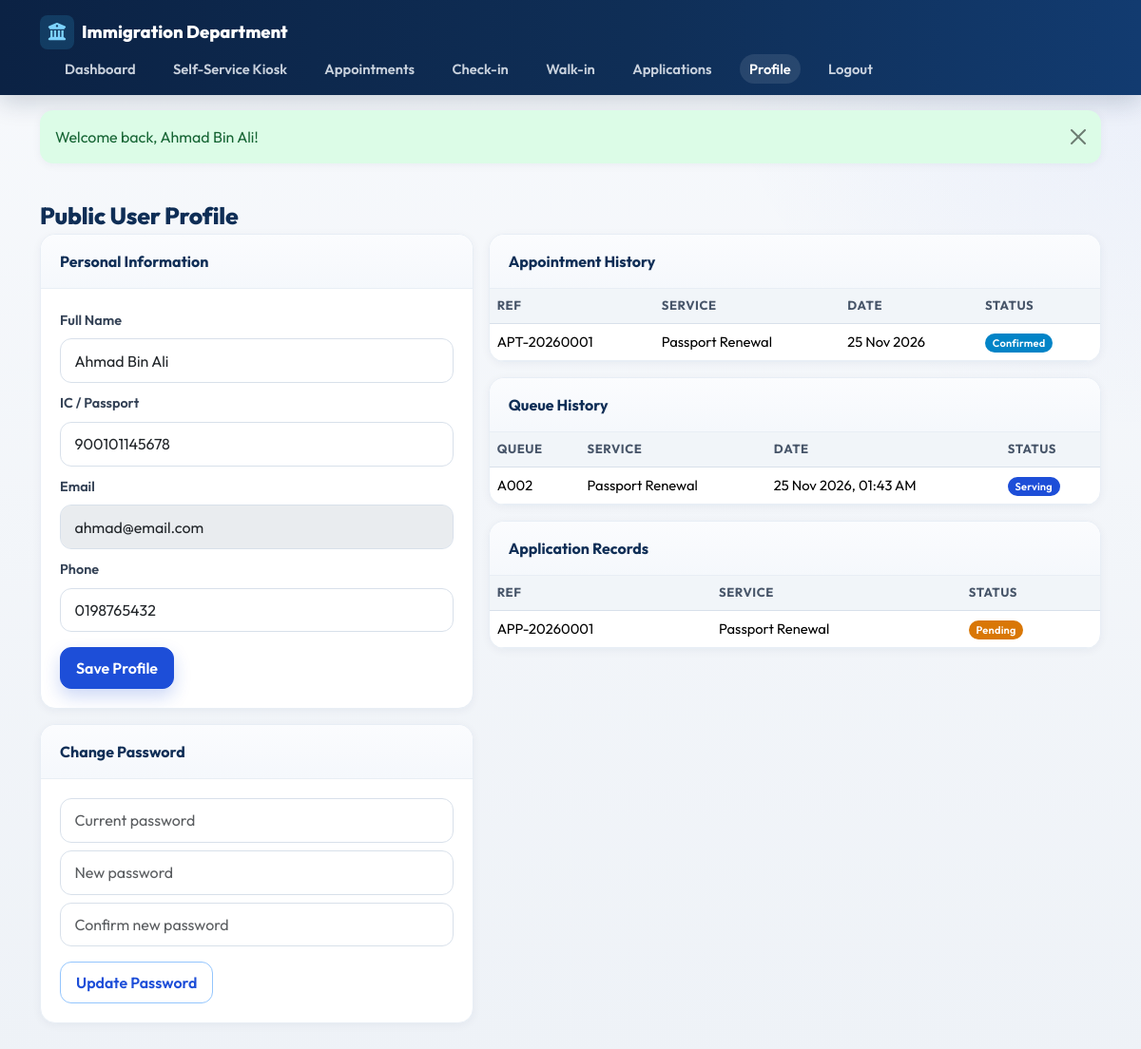
The page /public/profile.php (signed in) on the database its author committed.
### tables this page shows
CREATE TABLE users (
    id INT UNSIGNED AUTO_INCREMENT PRIMARY KEY,
    full_name VARCHAR(150) NOT NULL,
    ic_passport VARCHAR(50) NOT NULL,
    email VARCHAR(150) NOT NULL UNIQUE,
    phone VARCHAR(30) DEFAULT NULL,
    password VARCHAR(255) NOT NULL,
    role ENUM('admin','staff','public') NOT NULL DEFAULT 'public',
    is_active TINYINT(1) NOT NULL DEFAULT 1,
    last_login DATETIME DEFAULT NULL,
    created_at DATETIME NOT NULL DEFAULT CURRENT_TIMESTAMP,
    updated_at DATETIME NOT NULL DEFAULT CURRENT_TIMESTAMP ON UPDATE CURRENT_TIMESTAMP,
    INDEX idx_users_role (role),
    INDEX idx_users_email (email)
);

CREATE TABLE appointments (
    id INT UNSIGNED AUTO_INCREMENT PRIMARY KEY,
    reference_no VARCHAR(30) NOT NULL UNIQUE,
    user_id INT UNSIGNED NOT NULL,
    service_id INT UNSIGNED NOT NULL,
    slot_id INT UNSIGNED NOT NULL,
    appointment_date DATE NOT NULL,
    appointment_time TIME NOT NULL,
    remarks TEXT,
    reminder_option ENUM('none','email','sms','both') NOT NULL DEFAULT 'email',
    status ENUM('pending','confirmed','checked_in','completed','cancelled','no_show') NOT NULL DEFAULT 'confirmed',
    created_at DATETIME NOT NULL DEFAULT CURRENT_TIMESTAMP,
    updated_at DATETIME NOT NULL DEFAULT CURRENT_TIMESTAMP ON UPDATE CURRENT_TIMESTAMP,
    INDEX idx_appt_user (user_id),
    INDEX idx_appt_date (appointment_date),
    INDEX idx_appt_status (status),
    CONSTRAINT fk_appt_user FOREIGN KEY (user_id) REFERENCES users(id) ON DELETE CASCADE,
    CONSTRAINT fk_appt_service FOREIGN KEY (service_id) REFERENCES services(id),
    CONSTRAINT fk_appt_slot FOREIGN KEY (slot_id) REFERENCES appointment_slots(id)
);

CREATE TABLE services (
    id INT UNSIGNED AUTO_INCREMENT PRIMARY KEY,
    name VARCHAR(100) NOT NULL,
    code VARCHAR(20) NOT NULL UNIQUE,
    description TEXT,
    estimated_duration INT NOT NULL DEFAULT 15 COMMENT 'minutes',
    queue_prefix CHAR(1) NOT NULL DEFAULT 'A',
    icon VARCHAR(50) DEFAULT 'fa-passport',
    is_active TINYINT(1) NOT NULL DEFAULT 1,
    created_at DATETIME NOT NULL DEFAULT CURRENT_TIMESTAMP,
    updated_at DATETIME NOT NULL DEFAULT CURRENT_TIMESTAMP ON UPDATE CURRENT_TIMESTAMP
);

CREATE TABLE queue_tickets (
    id INT UNSIGNED AUTO_INCREMENT PRIMARY KEY,
    ticket_ref VARCHAR(30) NOT NULL UNIQUE,
    queue_number VARCHAR(10) NOT NULL,
    queue_date DATE NOT NULL,
    visitor_name VARCHAR(150) NOT NULL,
    visitor_ic VARCHAR(50) DEFAULT NULL,
    visitor_phone VARCHAR(30) DEFAULT NULL,
    visitor_email VARCHAR(150) DEFAULT NULL,
    user_id INT UNSIGNED DEFAULT NULL,
    service_id INT UNSIGNED NOT NULL,
    counter_id INT UNSIGNED DEFAULT NULL,
    staff_id INT UNSIGNED DEFAULT NULL,
    appointment_id INT UNSIGNED DEFAULT NULL,
    ticket_type ENUM('appointment','walk_in') NOT NULL DEFAULT 'walk_in',
    status ENUM('waiting','serving','completed','skipped','cancelled','no_show') NOT NULL DEFAULT 'waiting',
    called_at DATETIME DEFAULT NULL,
    started_at DATETIME DEFAULT NULL,
    completed_at DATETIME DEFAULT NULL,
    estimated_wait INT DEFAULT NULL COMMENT 'minutes',
    recall_count INT NOT NULL DEFAULT 0,
    created_at DATETIME NOT NULL DEFAULT CURRENT_TIMESTAMP,
    updated_at DATETIME NOT NULL DEFAULT CURRENT_TIMESTAMP ON UPDATE CURRENT_TIMESTAMP,
    UNIQUE KEY uq_queue_day_number (queue_date, queue_number),
    INDEX idx_queue_status (status),
    INDEX idx_queue_date (queue_date),
    INDEX idx_queue_service (service_id),
    CONSTRAINT fk_qt_user FOREIGN KEY (user_id) REFERENCES users(id) ON DELETE SET NULL,
    CONSTRAINT fk_qt_service FOREIGN KEY (service_id) REFERENCES services(id),
    CONSTRAINT fk_qt_counter FOREIGN KEY (counter_id) REFERENCES counters(id) ON DELETE SET NULL,
    CONSTRAINT fk_qt_staff FOREIGN KEY (staff_id) REFERENCES staff(id) ON DELETE SET NULL,
    CONSTRAINT fk_qt_appt FOREIGN KEY (appointment_id) REFERENCES appointments(id) ON DELETE SET NULL
);

CREATE TABLE applications (
    id INT UNSIGNED AUTO_INCREMENT PRIMARY KEY,
    reference_no VARCHAR(30) NOT NULL UNIQUE,
    user_id INT UNSIGNED NOT NULL,
    service_id INT UNSIGNED NOT NULL,
    appointment_id INT UNSIGNED DEFAULT NULL,
    applicant_name VARCHAR(150) NOT NULL,
    applicant_ic VARCHAR(50) NOT NULL,
    applicant_email VARCHAR(150) DEFAULT NULL,
    applicant_phone VARCHAR(30) DEFAULT NULL,
    purpose TEXT,
    status ENUM('pending','under_review','approved','rejected','additional_docs') NOT NULL DEFAULT 'pending',
    assigned_staff_id INT UNSIGNED DEFAULT NULL,
    reviewed_by INT UNSIGNED DEFAULT NULL,
    reviewed_at DATETIME DEFAULT NULL,
    created_at DATETIME NOT NULL DEFAULT CURRENT_TIMESTAMP,
    updated_at DATETIME NOT NULL DEFAULT CURRENT_TIMESTAMP ON UPDATE CURRENT_TIMESTAMP,
    INDEX idx_app_status (status),
    INDEX idx_app_user (user_id),
    CONSTRAINT fk_app_user FOREIGN KEY (user_id) REFERENCES users(id) ON DELETE CASCADE,
    CONSTRAINT fk_app_service FOREIGN KEY (service_id) REFERENCES services(id),
    CONSTRAINT fk_app_appt FOREIGN KEY (appointment_id) REFERENCES appointments(id) ON DELETE SET NULL,
    CONSTRAINT fk_app_staff FOREIGN KEY (assigned_staff_id) REFERENCES staff(id) ON DELETE SET NULL,
    CONSTRAINT fk_app_reviewer FOREIGN KEY (reviewed_by) REFERENCES users(id) ON DELETE SET NULL
);

### config/database.php (called while the page is built, shortened)
<?php
function db(): PDO
{
    static $pdo = null;
    if ($pdo instanceof PDO) {
        return $pdo;
    }
    $options = [
        PDO::ATTR_ERRMODE => PDO::ERRMODE_EXCEPTION,
        PDO::ATTR_DEFAULT_FETCH_MODE => PDO::FETCH_ASSOC,
        PDO::ATTR_EMULATE_PREPARES => false,
    ];
    try {
        $dsn = 'mysql:host=' . DB_HOST . ';port=' . DB_PORT . ';dbname=' . DB_NAME . ';charset=' . DB_CHARSET;
        $pdo = new PDO($dsn, DB_USER, DB_PASS, $options);
    } catch (PDOException $e) {
        http_response_code(500);
        die('Database connection failed. Please import database/immigration_queue_system.sql via phpMyAdmin or MySQL CLI.');
    }
    return $pdo;
}

### public/profile.php (the view, shortened to what this page needs)
<?php
require_once dirname(__DIR__) . '/includes/functions.php';
$user = require_login('public');
$pdo = db();
$user = current_user();
$appts = $pdo->prepare('SELECT a.*, s.name AS service_name FROM appointments a JOIN services s ON s.id=a.service_id WHERE user_id=? ORDER BY created_at DESC LIMIT 10');
$appts->execute([$user['id']]);
$tickets = $pdo->prepare('SELECT qt.*, s.name AS service_name FROM queue_tickets qt JOIN services s ON s.id=qt.service_id WHERE user_id=? ORDER BY created_at DESC LIMIT 10');
$tickets->execute([$user['id']]);
$apps = $pdo->prepare('SELECT a.*, s.name AS service_name FROM applications a JOIN services s ON s.id=a.service_id WHERE user_id=? ORDER BY created_at DESC LIMIT 10');
$apps->execute([$user['id']]);
require dirname(__DIR__) . '/includes/header.php';
require dirname(__DIR__) . '/includes/public_header.php';
?>
<div class="container py-4">
  <h3 class="page-title">Public User Profile</h3>
  <div class="row g-3">
    <div class="col-lg-5">
      <div class="card-panel mb-3">
        <div class="card-panel-header">Personal Information</div>
        <div class="card-panel-body">
          <form method="post">
            <div class="mb-2"><label class="form-label">Full Name</label><input class="form-control" name="full_name" value="<?= e($user['full_name']) ?>" required></div>
            <div class="mb-2"><label class="form-label">IC / Passport</label><input class="form-control" name="ic_passport" value="<?= e($user['ic_passport']) ?>" required></div>
            <div class="mb-2"><label class="form-label">Email</label><input class="form-control" value="<?= e($user['email']) ?>" disabled></div>
            <div class="mb-3"><label class="form-label">Phone</label><input class="form-control" name="phone" value="<?= e($user['phone'] ?? '') ?>"></div>
            <button class="btn btn-primary">Save Profile</button>
          </form>
        </div>
      </div>
      <div class="card-panel">
        <div class="card-panel-header">Change Password</div>
        <div class="card-panel-body">
          <form method="post">
            <div class="mb-2"><input type="password" class="form-control" name="current_password" placeholder="Current password" required></div>
            <div class="mb-2"><input type="password" class="form-control" name="new_password" placeholder="New password" required></div>
            <div class="mb-3"><input type="password" class="form-control" name="confirm_password" placeholder="Confirm new password" required></div>
            <button class="btn btn-outline-primary">Update Password</button>
          </form>
        </div>
      </div>
    </div>
    <div class="col-lg-7">
      <div class="card-panel mb-3"><div class="card-panel-header">Appointment History</div><div class="card-panel-body p-0 table-responsive">
        <table class="table mb-0"><thead><tr><th>Ref</th><th>Service</th><th>Date</th><th>Status</th></tr></thead><tbody>
        <?php foreach ($appts->fetchAll() as $a): ?><tr><td><?= e($a['reference_no']) ?></td><td><?= e($a['service_name']) ?></td><td><?= format_date($a['appointment_date']) ?></td><td><?= status_badge($a['status']) ?></td></tr><?php endforeach; ?>
        </tbody></table>
      </div></div>
      <div class="card-panel mb-3"><div class="card-panel-header">Queue History</div><div class="card-panel-body p-0 table-responsive">
        <table class="table mb-0"><thead><tr><th>Queue</th><th>Service</th><th>Date</th><th>Status</th></tr></thead><tbody>
        <?php foreach ($tickets->fetchAll() as $t): ?><tr><td><?= e($t['queue_number']) ?></td><td><?= e($t['service_name']) ?></td><td><?= format_datetime($t['created_at']) ?></td><td><?= status_badge($t['status']) ?></td></tr><?php endforeach; ?>
        </tbody></table>
      </div></div>
      <div class="card-panel"><div class="card-panel-header">Application Records</div><div class="card-panel-body p-0 table-responsive">
        <table class="table mb-0"><thead><tr><th>Ref</th><th>Service</th><th>Status</th></tr></thead><tbody>
        <?php foreach ($apps->fetchAll() as $a): ?><tr><td><?= e($a['reference_no']) ?></td><td><?= e($a['service_name']) ?></td><td><?= status_badge($a['status']) ?></td></tr><?php endforeach; ?>
        </tbody></table>
      </div></div>
    </div>
  </div>
</div>
<?php require dirname(__DIR__) . '/includes/footer.php'; ?>

### includes/functions.php (shortened to what this page needs)
<?php
require_once dirname(__DIR__) . '/config/database.php';
function e(?string $value): string
{
    return htmlspecialchars((string)$value, ENT_QUOTES, 'UTF-8');
}
function status_badge(string $status): string
{
    $map = [
        'waiting' => 'warning',
        'serving' => 'primary',
        'completed' => 'success',
        'skipped' => 'secondary',
        'cancelled' => 'danger',
        'no_show' => 'dark',
        'pending' => 'warning',
        'confirmed' => 'info',
        'checked_in' => 'primary',
        'under_review' => 'info',
        'approved' => 'success',
        'rejected' => 'danger',
        'additional_docs' => 'warning',
        'available' => 'success',
        'offline' => 'secondary',
        'online' => 'success',
        'break' => 'warning',
    ];
    $class = $map[$status] ?? 'secondary';
    $label = ucwords(str_replace('_', ' ', $status));
    return '<span class="badge bg-' . $class . '">' . e($label) . '</span>';
}
function current_user(): ?array
{
    static $cached = null;
    if ($cached && (int)$cached['id'] === (int)$_SESSION['user_id']) {
        return $cached;
    }
    $stmt = db()->prepare('SELECT * FROM users WHERE id = ? AND is_active = 1 LIMIT 1');
    $stmt->execute([(int)$_SESSION['user_id']]);
    $user = $stmt->fetch();
    $cached = $user;
    return $user;
}
function require_login(string $role = ''): array
{
    $user = current_user();
    return $user;
}
function format_datetime(?string $dt): string
{
    return date('d M Y, h:i A', strtotime($dt));
}
function format_date(?string $d): string
{
    return date('d M Y', strtotime($d));
}

### assets/css/style.css (style rules this page uses)
:root { --primary-navy: #0F2E56; --secondary-blue: #1D4ED8; --accent-teal: #0F766E; --accent-sky: #0284C7; --light-bg: #EEF2F7; --surface: #FFFFFF; --border: #D8E0EA; --border-soft: #E8EEF5; --success: #15803D; --success-soft: #DCFCE7; --warning: #B45309; --warning-soft: #FEF3C7; --danger: #B91C1C; --danger-soft: #FEE2E2; --info: #0369A1; --info-soft: #E0F2FE; --text: #0F172A; --text-muted: #64748B; --sidebar-width: 268px; --topbar-height: 68px; --radius: 16px; --shadow: 0 8px 24px rgba(15, 46, 86, .08); --shadow-sm: 0 2px 10px rgba(15, 46, 86, .05); }
* { box-sizing: border-box; }
body { font-family: "Outfit", "Segoe UI", Tahoma, sans-serif; background: radial-gradient(circle at top right, rgba(29,78,216,.06), transparent 28%), linear-gradient(180deg, #F7F9FC 0%, var(--light-bg) 100%); color: var(--text); margin: 0; min-height: 100vh; }
h1, h2, h3, h4, h5, h6 { color: var(--primary-navy); font-weight: 700; }
.form-control, .form-select { border-radius: 12px; border-color: var(--border); padding: .65rem .9rem; box-shadow: none !important; }
.form-label { font-weight: 600; color: #334155; font-size: .9rem; }
.btn { border-radius: 12px; font-weight: 600; padding: .55rem 1rem; transition: transform .15s ease, box-shadow .15s ease, background .15s ease; }
.btn-primary { background: var(--secondary-blue); border-color: var(--secondary-blue); box-shadow: 0 8px 18px rgba(29,78,216,.22); }
.btn-outline-primary { color: var(--secondary-blue); border-color: #93C5FD; background: #fff; }
.badge { font-weight: 600; letter-spacing: .02em; border-radius: 999px; padding: .4em .7em; }
.bg-primary { background-color: #1D4ED8 !important; }
.bg-warning { background-color: #D97706 !important; color: #fff !important; }
.bg-info { background-color: #0284C7 !important; }
.page-title { font-size: 1.55rem; font-weight: 800; color: var(--primary-navy); margin: 0 0 4px; letter-spacing: -.01em; }
.card-panel { background: var(--surface); border-radius: var(--radius); box-shadow: var(--shadow-sm); border: 1px solid var(--border-soft); margin-bottom: 20px; overflow: hidden; }
.card-panel .card-panel-header { padding: 16px 20px; border-bottom: 1px solid var(--border-soft); display: flex; justify-content: space-between; align-items: center; font-weight: 700; color: var(--primary-navy); background: linear-gradient(180deg, #FBFCFE, #F5F8FC); }
.card-panel .card-panel-body { padding: 20px; }
.table { --bs-table-bg: transparent; }
.table thead th { background: #F1F5F9; color: #475569; font-weight: 700; font-size: .82rem; text-transform: uppercase; letter-spacing: .04em; border-bottom: 1px solid var(--border); white-space: nowrap; }
.table td { vertical-align: middle; font-size: .92rem; border-color: var(--border-soft); }

### rows shown on the page
users: full_name "Ahmad Bin Ali", ic_passport "900101145678", email "ahmad@email.com", phone "0198765432"
appointments: reference_no "APT-20260001", service.name "Passport Renewal", appointment_date "25 Nov 2026", status "Confirmed"
queue_tickets: queue_number "A002", service.name "Passport Renewal", created_at "25 Nov 2026, 01:43 AM", status "Serving"
applications: reference_no "APP-20260001", service.name "Passport Renewal", status "Pending"

### other values the page prints
$flash['message'] "Welcome back, Ahmad Bin Ali!"
